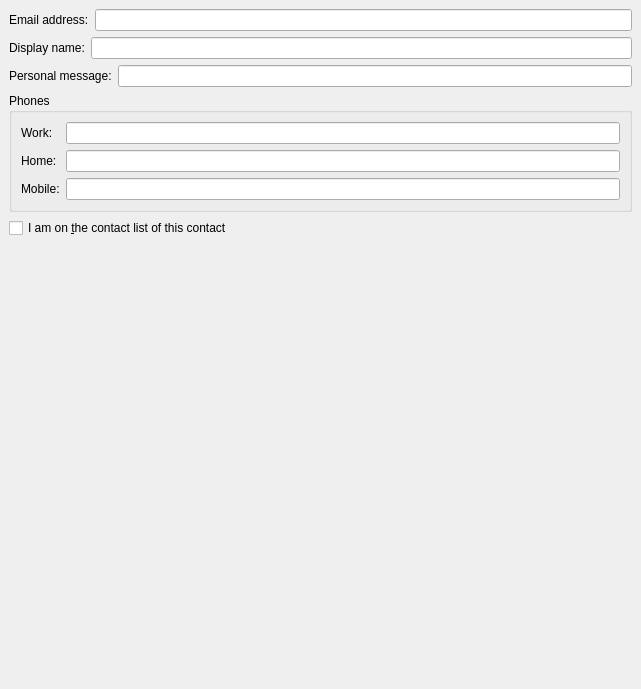
<ui version="4.0" >
 <class>MessengerInfo</class>
 <widget class="QWidget" name="MessengerInfo" >
  <property name="geometry" >
   <rect>
    <x>0</x>
    <y>0</y>
    <width>641</width>
    <height>689</height>
   </rect>
  </property>
  <layout class="QVBoxLayout" >
   <property name="spacing" >
    <number>6</number>
   </property>
   <property name="leftMargin" >
    <number>9</number>
   </property>
   <property name="topMargin" >
    <number>9</number>
   </property>
   <property name="rightMargin" >
    <number>9</number>
   </property>
   <property name="bottomMargin" >
    <number>9</number>
   </property>
   <item>
    <layout class="QHBoxLayout" >
     <property name="spacing" >
      <number>6</number>
     </property>
     <property name="leftMargin" >
      <number>0</number>
     </property>
     <property name="topMargin" >
      <number>0</number>
     </property>
     <property name="rightMargin" >
      <number>0</number>
     </property>
     <property name="bottomMargin" >
      <number>0</number>
     </property>
     <item>
      <widget class="QLabel" name="TextLabel2_2" >
       <property name="sizePolicy" >
        <sizepolicy vsizetype="Maximum" hsizetype="Maximum" >
         <horstretch>0</horstretch>
         <verstretch>0</verstretch>
        </sizepolicy>
       </property>
       <property name="text" >
        <string>Email address:</string>
       </property>
      </widget>
     </item>
     <item>
      <widget class="QLineEdit" name="m_id" >
       <property name="readOnly" >
        <bool>true</bool>
       </property>
      </widget>
     </item>
    </layout>
   </item>
   <item>
    <layout class="QHBoxLayout" >
     <property name="spacing" >
      <number>6</number>
     </property>
     <property name="leftMargin" >
      <number>0</number>
     </property>
     <property name="topMargin" >
      <number>0</number>
     </property>
     <property name="rightMargin" >
      <number>0</number>
     </property>
     <property name="bottomMargin" >
      <number>0</number>
     </property>
     <item>
      <widget class="QLabel" name="TextLabel2_2_2" >
       <property name="sizePolicy" >
        <sizepolicy vsizetype="Maximum" hsizetype="Maximum" >
         <horstretch>0</horstretch>
         <verstretch>0</verstretch>
        </sizepolicy>
       </property>
       <property name="text" >
        <string>Display name:</string>
       </property>
      </widget>
     </item>
     <item>
      <widget class="QLineEdit" name="m_displayName" >
       <property name="readOnly" >
        <bool>true</bool>
       </property>
      </widget>
     </item>
    </layout>
   </item>
   <item>
    <layout class="QHBoxLayout" >
     <property name="spacing" >
      <number>6</number>
     </property>
     <property name="leftMargin" >
      <number>0</number>
     </property>
     <property name="topMargin" >
      <number>0</number>
     </property>
     <property name="rightMargin" >
      <number>0</number>
     </property>
     <property name="bottomMargin" >
      <number>0</number>
     </property>
     <item>
      <widget class="QLabel" name="textLabel1" >
       <property name="text" >
        <string>Personal message:</string>
       </property>
      </widget>
     </item>
     <item>
      <widget class="QLineEdit" name="m_personalMessage" >
       <property name="readOnly" >
        <bool>true</bool>
       </property>
      </widget>
     </item>
    </layout>
   </item>
   <item>
    <widget class="QGroupBox" name="groupBox" >
     <property name="title" >
      <string>Phones</string>
     </property>
     <layout class="QGridLayout" >
      <property name="leftMargin" >
       <number>9</number>
      </property>
      <property name="topMargin" >
       <number>9</number>
      </property>
      <property name="rightMargin" >
       <number>9</number>
      </property>
      <property name="bottomMargin" >
       <number>9</number>
      </property>
      <property name="horizontalSpacing" >
       <number>6</number>
      </property>
      <property name="verticalSpacing" >
       <number>6</number>
      </property>
      <item row="0" column="0" >
       <widget class="QLabel" name="TextLabel6" >
        <property name="text" >
         <string>Work:</string>
        </property>
       </widget>
      </item>
      <item row="2" column="0" >
       <widget class="QLabel" name="TextLabel7" >
        <property name="text" >
         <string>Mobile:</string>
        </property>
       </widget>
      </item>
      <item row="0" column="1" >
       <widget class="QLineEdit" name="m_phw" >
        <property name="readOnly" >
         <bool>true</bool>
        </property>
       </widget>
      </item>
      <item row="1" column="0" >
       <widget class="QLabel" name="TextLabel5" >
        <property name="text" >
         <string>Home:</string>
        </property>
       </widget>
      </item>
      <item row="2" column="1" >
       <widget class="QLineEdit" name="m_phm" >
        <property name="readOnly" >
         <bool>true</bool>
        </property>
       </widget>
      </item>
      <item row="1" column="1" >
       <widget class="QLineEdit" name="m_phh" >
        <property name="readOnly" >
         <bool>true</bool>
        </property>
       </widget>
      </item>
     </layout>
    </widget>
   </item>
   <item>
    <widget class="QCheckBox" name="m_reversed" >
     <property name="toolTip" >
      <string>Show whether you are on the contact list of this user</string>
     </property>
     <property name="whatsThis" >
      <string>If this box is checked, you are on this user's contact list.
If not, the user has not added you to their list, or has removed you.</string>
     </property>
     <property name="text" >
      <string>I am on &amp;the contact list of this contact</string>
     </property>
    </widget>
   </item>
   <item>
    <spacer>
     <property name="orientation" >
      <enum>Qt::Vertical</enum>
     </property>
     <property name="sizeType" >
      <enum>QSizePolicy::Expanding</enum>
     </property>
     <property name="sizeHint" >
      <size>
       <width>20</width>
       <height>40</height>
      </size>
     </property>
    </spacer>
   </item>
  </layout>
 </widget>
 <layoutdefault spacing="6" margin="11" />
 <pixmapfunction>qPixmapFromMimeSource</pixmapfunction>
 <resources/>
 <connections/>
</ui>
